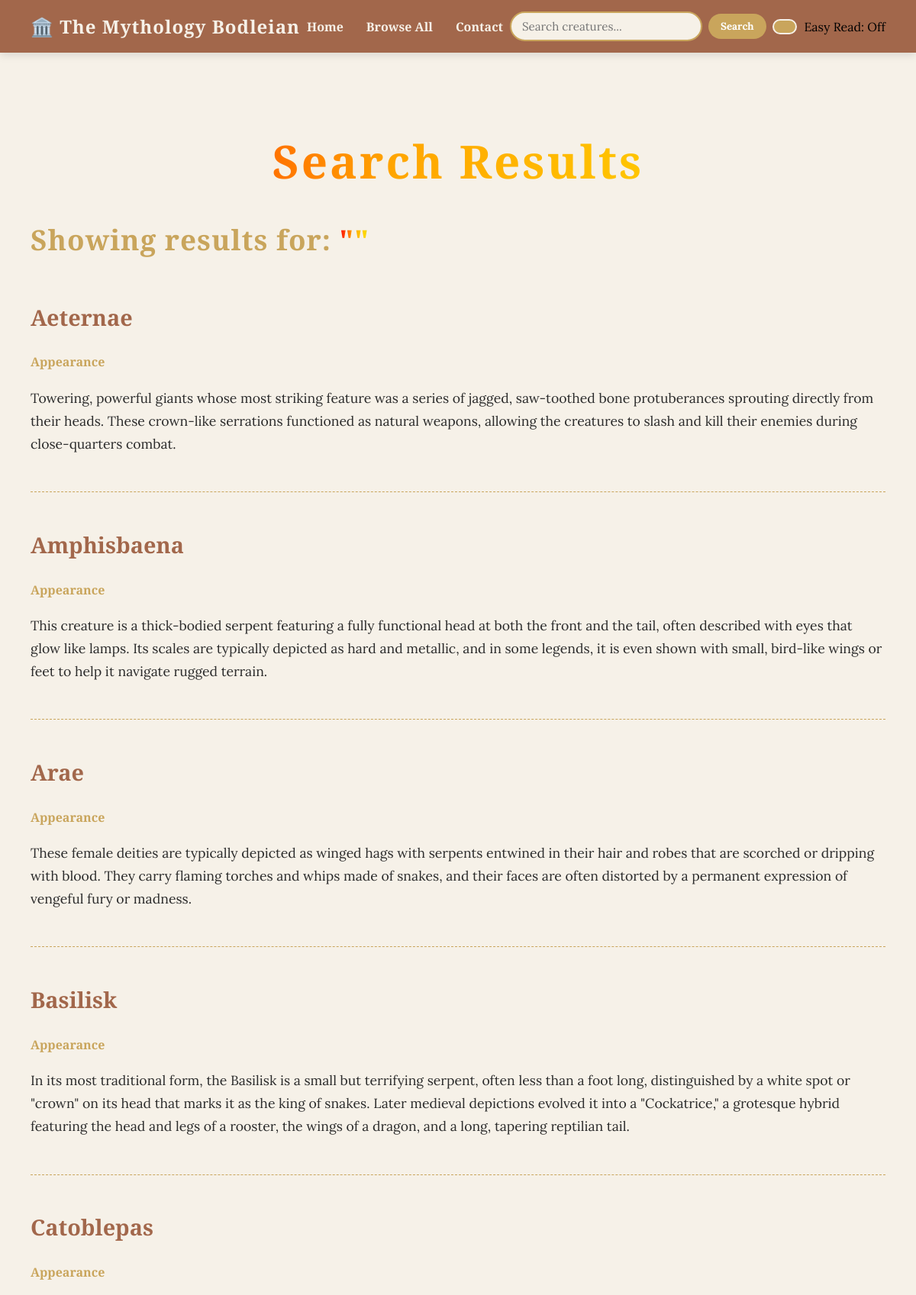
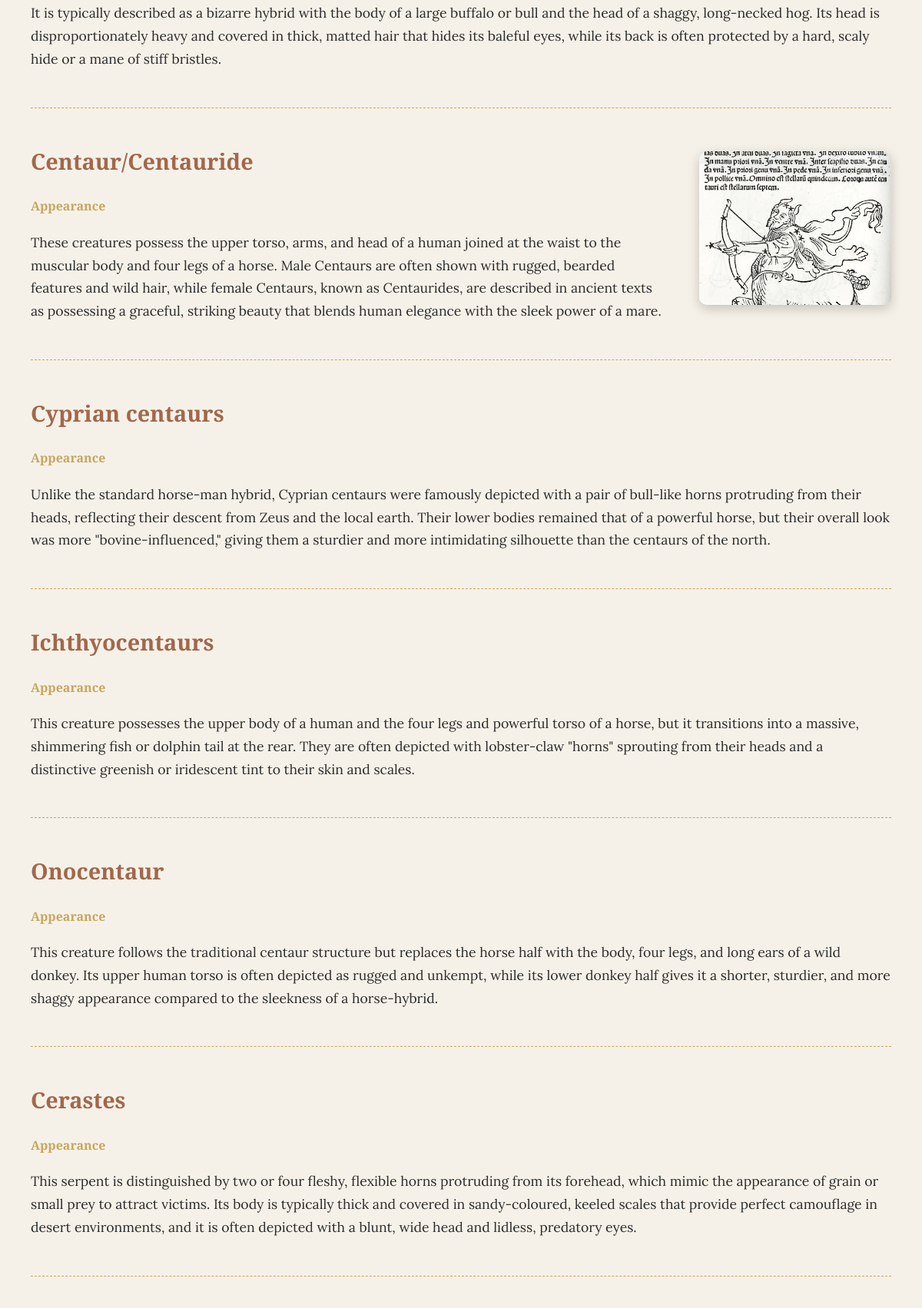
Screenshot of /search (upper part) with the database file from the repository (2 pictures, top to bottom).
### tables this page shows
CREATE TABLE "Mythical Creatures" ("Myth ID" INTEGER, "Mythical Creature Name" TEXT, Appearance TEXT, Behaviour TEXT, "Danger Rating" TEXT, Intelligence Integer, Habitat TEXT, "Country ID" INTEGER REFERENCES "Location Information" ("Country ID"), Images);

### app.py (the view)
@app.route("/search")
def search():
    query = request.args.get("query", "")
    conn = sqlite3.connect(DB_PATH)
    cursor = conn.cursor()
    cursor.execute(
        """
        SELECT
            mc.`Myth ID`,
            mc.`Mythical Creature Name`,
            mc.`Appearance`,
            mc.`Behaviour`,
            mc.`Danger Rating`,
            mc.`Intelligence`,
            mc.`Habitat`,
            mc.`Country ID`,
            mc.`Images`,
            li.`Mythology source`
        FROM `Mythical Creatures` AS mc
        JOIN `Location Information` AS li
            ON mc.`Country ID` = li.`Country ID`
        WHERE mc.`Mythical Creature Name` LIKE ?
        """,
        (f"%{query}%",),
    )
    results = cursor.fetchall()
    formatted_results = []
    for row in results:
        mythology = row[9]
        font_class = FONT_CLASSES.get(
            mythology,
            "creature-name"
        )
        formatted_results.append({
            "id": row[0],
            "name": row[1],
            "appearance": row[2],
            "behaviour": row[3],
            "danger": row[4],
            "intelligence": row[5],
            "habitat": row[6],
            "country_id": row[7],
            "image": row[8],
            "mythology": row[9],
            "font_class": font_class
        })
    conn.close()
    return render_template(
        "search_results.html",
        query=query,
        results=formatted_results
    )

### templates/search_results.html (shortened to what this page needs)
{% extends "base.html" %}
{% block content %}
<h1 class="main-title">Search Results</h1>
<h2 class="creature-of-the-week">
    Showing results for:
    <span>"{{ query }}"</span>
</h2>
<div class="search-results-container">
    {% if results %}
        {% for row in results %}
            <div class="result-card">
                <div class="result-information">
                    <h3 class="creature-name {{ row['font_class'] }}">
                        {{ row['name'] }}
                    </h3>
                    <h4>
                        Appearance
                    </h4>
                    <p class="result-appearance">
                        {{ row['appearance'] }}
                    </p>
                </div>
                {% if row['image'] %}
                <div class="result-image">
                    <img
                        src="{{ url_for('static', filename='images/' + row['image']) }}"
                        alt="{{ row['name'] }}"
                    >
                </div>
                {% endif %}
            </div>
            <hr class="result-divider">
        {% endfor %}
    {% else %}
        <p class="creature-of-the-week-info">
            No mythical creatures found matching your query.
        </p>
    {% endif %}
</div>
{% endblock %}

### templates/base.html (shortened to what this page needs)
<!DOCTYPE html>
<html lang="en">
<head>
    <link rel="stylesheet" href="{{ url_for('static', filename='style.css') }}">
</head>
<body class="{% if session.get('easy_read') %}easy-read{% endif %}">
    <nav class="navbar">
        <a href="/" class="navbar-brand">
            🏛️ The Mythology Bodleian
        </a>
        <ul class="navbar-links">
            <li><a href="/">Home</a></li>
            <li><a href="/search?query=">Browse All</a></li>
            <li><a href="/contact">Contact</a></li>
        </ul>
        <form action="/search" method="GET" class="search-form">
            <input
                type="text"
                name="query"
                placeholder="Search creatures..."
                class="search-input"
            >
            <button type="submit" class="search-button">
                Search
            </button>
        </form>
        <a
            href="/toggle_easy_read"
            class="easy-read-button"
        ></a>
        {% if session.get('easy_read') %}
        Easy Read: On
    {% else %}
        Easy Read: Off
    {% endif %}
    </nav>
    {% block content %}
    {% endblock %}
</body>
</html>

### static/style.css (style rules this page uses)
body { margin: 0; padding-top: 70px; background-color: #f6f1e8; font-family: "Cinzel Decorative", "lora"; }
.main-title { text-align: center; font-size: 60px; margin-top: 100px; letter-spacing: 3px; background: linear-gradient( 90deg, red, orange, gold, green, blue, indigo, violet, red ); background-size: 300%; background-clip: text; -webkit-background-clip: text; color: transparent; -webkit-text-fill-color: transparent; animation: rainbow 8s linear infinite; }
.creature-of-the-week { font-family: "Cinzel Decorative", "lora"; font-size: 2.3rem; color: #c9a55c; line-height: 1.2; letter-spacing: 1px; width: 50%; margin-left: 40px; }
.creature-of-the-week span { background: linear-gradient( 90deg, red, orange, gold, green, blue, indigo, violet, red ); background-size: 300%; background-clip: text; -webkit-background-clip: text; color: transparent; -webkit-text-fill-color: transparent; animation: rainbow 8s linear infinite; }
.navbar { background-color: #a2674b; padding: 15px 40px; display: flex; justify-content: space-between; align-items: center; box-shadow: 0 4px 10px rgba(0, 0, 0, 0.1); position: fixed; top: 0; left: 0; right: 0; z-index: 1000; }
.navbar-brand { color: #f6f1e8; text-decoration: none; font-size: 1.5rem; font-weight: bold; letter-spacing: 1px; }
.navbar-links { list-style: none; margin: 0; padding: 0; display: flex; gap: 30px; }
.navbar-links a { color: #f6f1e8; text-decoration: none; font-size: 1rem; font-weight: 600; transition: color 0.3s ease; }
.search-form { display: flex; align-items: center; gap: 8px; }
.search-input { padding: 8px 14px; border: 2px solid #c9a55c; border-radius: 20px; background: #f6f1e8; font-family: "Lora", serif; font-size: 0.95rem; width: 220px; outline: none; }
.search-button { padding: 8px 16px; border: none; border-radius: 20px; background-color: #c9a55c; color: white; font-family: "Lora", serif; font-weight: bold; cursor: pointer; transition: 0.3s; }
.creature-name { font-size: 1.8rem; color: #a2674b; }
.ancient-greek-font { font-family: "Cinzel Decorative", serif; }
.easy-read-button { padding: 8px 14px; border: 2px solid #f6f1e8; border-radius: 20px; background-color: #c9a55c; color: #ffffff; font-family: Arial, sans-serif; font-size: 0.9rem; font-weight: bold; cursor: pointer; transition: 0.3s; }
.search-results-container { margin: 30px 40px; }
.result-card { display: flex; justify-content: space-between; align-items: center; gap: 40px; margin-bottom: 30px; }
.result-information { flex: 1; }
.result-card h4 { color: #c9a55c; }
.result-appearance { width: 100%; font-family: "Lora", serif; font-size: 1.1rem; line-height: 1.7; color: #2B2B2B; }
.result-image { flex: 0 0 250px; }
.result-image img { width: 100%; max-width: 250px; height: 200px; object-fit: cover; border-radius: 10px; box-shadow: 0 5px 15px rgba(0, 0, 0, 0.2); }
.result-divider { border: 0; border-top: 1px dashed #c9a55c; width: 100%; margin: 20px 0; }

### rows the page displays
Mythical Creatures: name "Aeternae", appearance "Towering, powerful giants whose most striking feature was a series of jagged, saw-toothed bone protuberances sprouting directly from their heads. These crown-like serrations functioned as natural weapons, allowing the creatures to slash and kill their enemies during close-quarters combat."
Mythical Creatures: name "Amphisbaena", appearance "This creature is a thick-bodied serpent featuring a fully functional head at both the front and the tail, often described with eyes that glow like lamps. Its scales are typically depicted as hard and metallic, and in some legends, it is even shown with small, bird-like wings or feet to help it navigate rugged terrain."
Mythical Creatures: name "Arae", appearance "These female deities are typically depicted as winged hags with serpents entwined in their hair and robes that are scorched or dripping with blood. They carry flaming torches and whips made of snakes, and their faces are often distorted by a permanent expression of vengeful fury or madness."
Mythical Creatures: name "Basilisk", appearance "In its most traditional form, the Basilisk is a small but terrifying serpent, often less than a foot long, distinguished by a white spot or \"crown\" on its head that marks it as the king of snakes. Later medieval depictions evolved it into a \"Cockatrice,\" a grotesque hybrid featuring the head and legs of a rooster, the wings of a dragon, and a long, tapering reptilian tail."
Mythical Creatures: name "Catoblepas", appearance "It is typically described as a bizarre hybrid with the body of a large buffalo or bull and the head of a shaggy, long-necked hog. Its head is disproportionately heavy and covered in thick, matted hair that hides its baleful eyes, while its back is often protected by a hard, scaly hide or a mane of stiff bristles."
Mythical Creatures: name "Centaur/Centauride", appearance "These creatures possess the upper torso, arms, and head of a human joined at the waist to the muscular body and four legs of a horse. Male Centaurs are often shown with rugged, bearded features and wild hair, while female Centaurs, known as Centaurides, are described in ancient texts as possessing a graceful, striking beauty that blends human elegance with the sleek power of a mare.", Images (picture)
Mythical Creatures: name "Cyprian centaurs", appearance "Unlike the standard horse-man hybrid, Cyprian centaurs were famously depicted with a pair of bull-like horns protruding from their heads, reflecting their descent from Zeus and the local earth. Their lower bodies remained that of a powerful horse, but their overall look was more \"bovine-influenced,\" giving them a sturdier and more intimidating silhouette than the centaurs of the north."
Mythical Creatures: name "Ichthyocentaurs", appearance "This creature possesses the upper body of a human and the four legs and powerful torso of a horse, but it transitions into a massive, shimmering fish or dolphin tail at the rear. They are often depicted with lobster-claw \"horns\" sprouting from their heads and a distinctive greenish or iridescent tint to their skin and scales."
Mythical Creatures: name "Onocentaur", appearance "This creature follows the traditional centaur structure but replaces the horse half with the body, four legs, and long ears of a wild donkey. Its upper human torso is often depicted as rugged and unkempt, while its lower donkey half gives it a shorter, sturdier, and more shaggy appearance compared to the sleekness of a horse-hybrid."
Mythical Creatures: name "Cerastes", appearance "This serpent is distinguished by two or four fleshy, flexible horns protruding from its forehead, which mimic the appearance of grain or small prey to attract victims. Its body is typically thick and covered in sandy-coloured, keeled scales that provide perfect camouflage in desert environments, and it is often depicted with a blunt, wide head and lidless, predatory eyes."
